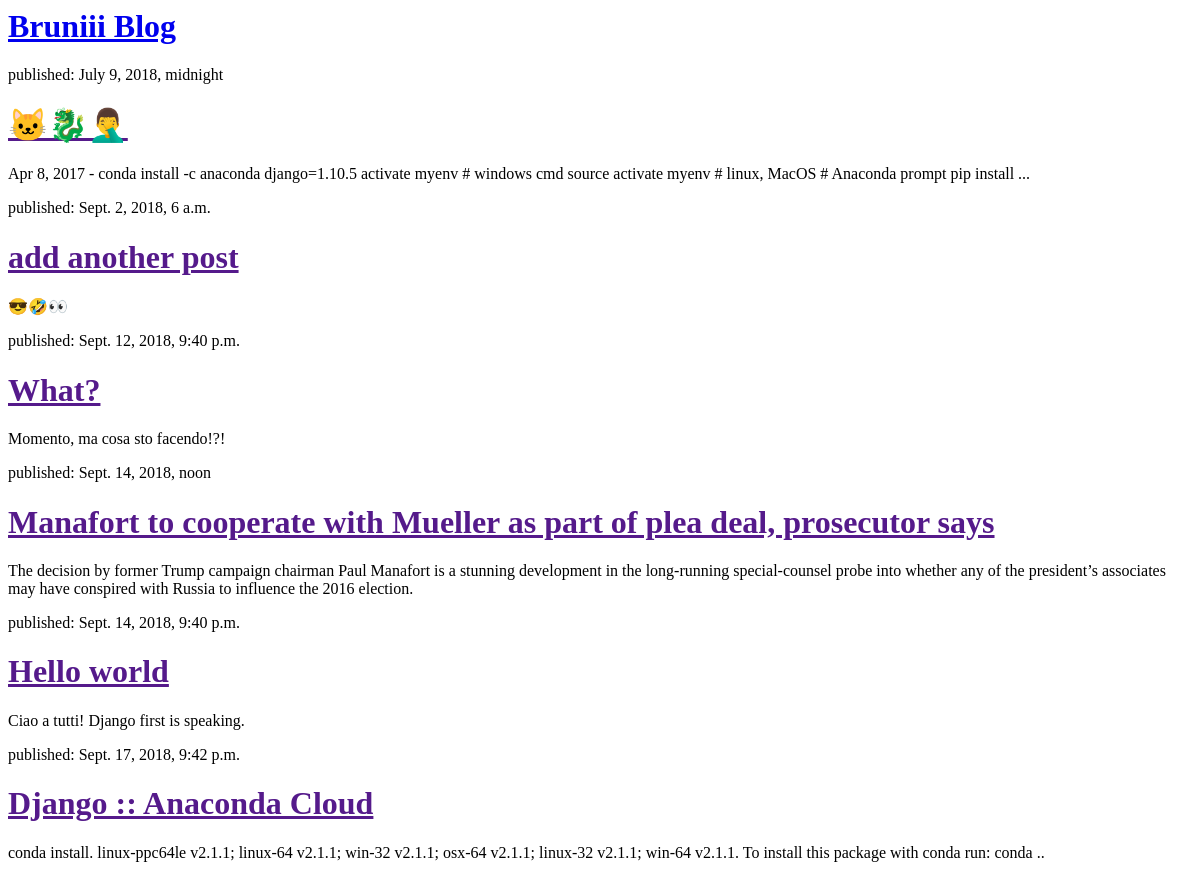
Before: / with the older database file.
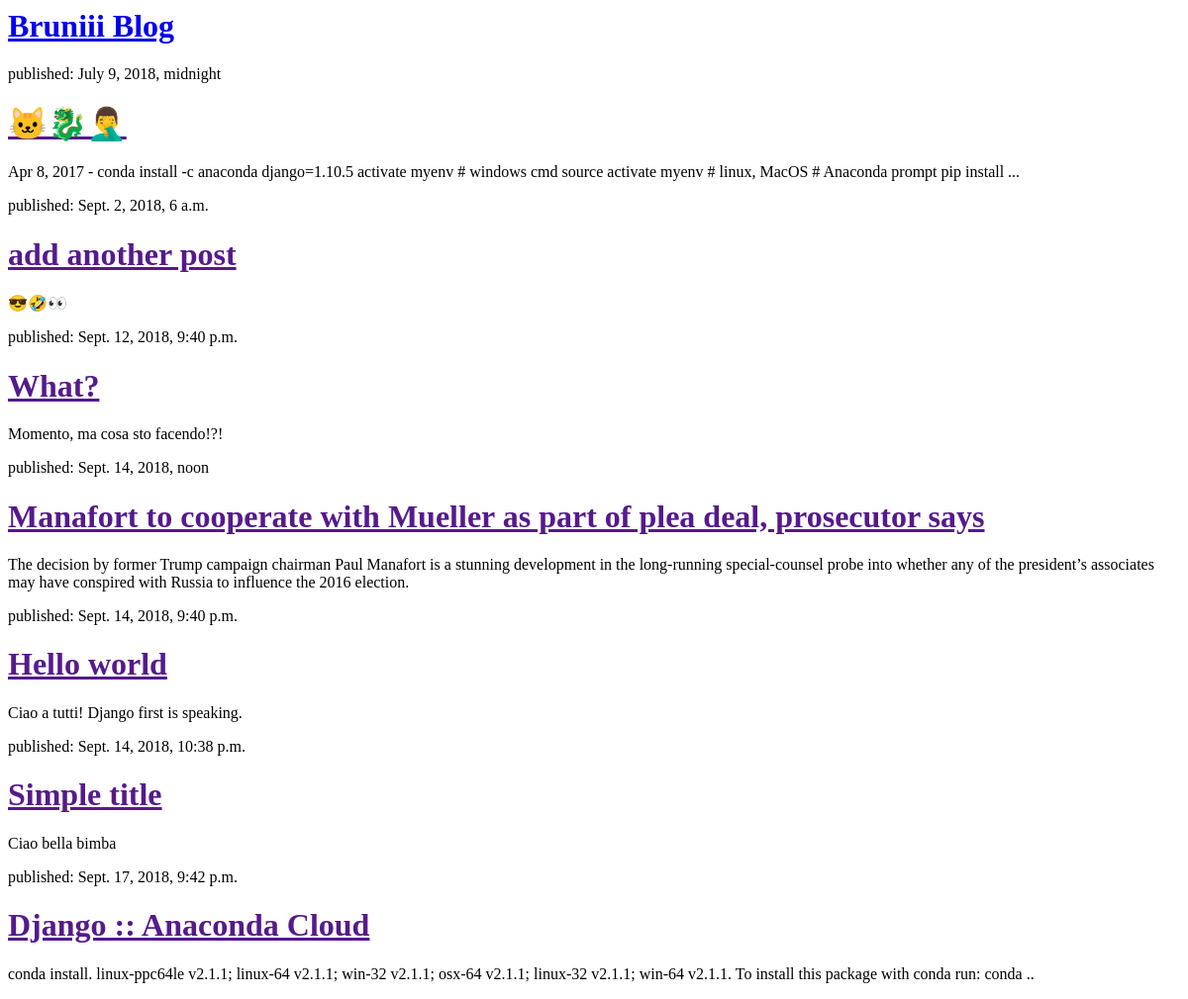
After: the same page with the newer database file.
### blog/models.py (models this page shows, shortened)
class Post(models.Model):
    author = models.ForeignKey('auth.User', on_delete=models.CASCADE)
    title = models.CharField(max_length=200)
    text = models.TextField()
    created_date = models.DateTimeField(
            default=timezone.now)
    published_date = models.DateTimeField(
            blank=True, null=True)

### blog/views.py (the view)
# urls.py: path('', views.post_list, name='post_list'),
def post_list(request):
    posts = Post.objects.filter(published_date__lte=timezone.now()).order_by('published_date')
    return render(request, 'blog/post_list.html', {'posts': posts})

### blog/templates/blog/post_list.html (shortened to what this page needs)
<html>
    <head>
    </head>
    <body>
        <div>
            <h1><a href="/">Bruniii Blog</a></h1>
        </div>
    {% for post in posts %}
        <div>
            <p>published: {{ post.published_date }}</p>
            <h1><a href="">{{ post.title }}</a></h1>
            <p>{{ post.text|linebreaksbr }}</p>
        </div>
    {% endfor %}
    </body>
</html>

Changed rows visible on the page:
added Post: published_date "Sept. 14, 2018, 10:38 p.m.", title "Simple title", text "Ciao bella bimba"
